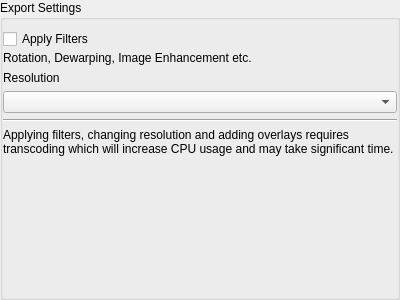
<?xml version="1.0" encoding="UTF-8"?>
<ui version="4.0">
 <class>ExportLayoutSettingsWidget</class>
 <widget class="QWidget" name="ExportLayoutSettingsWidget">
  <property name="geometry">
   <rect>
    <x>0</x>
    <y>0</y>
    <width>400</width>
    <height>300</height>
   </rect>
  </property>
  <layout class="QVBoxLayout" name="verticalLayout">
   <property name="leftMargin">
    <number>0</number>
   </property>
   <property name="topMargin">
    <number>0</number>
   </property>
   <property name="rightMargin">
    <number>0</number>
   </property>
   <property name="bottomMargin">
    <number>0</number>
   </property>
   <item>
    <widget class="QGroupBox" name="groupBox">
     <property name="title">
      <string>Export Settings</string>
     </property>
     <property name="flat">
      <bool>true</bool>
     </property>
     <layout class="QVBoxLayout" name="verticalLayout_4">
      <property name="leftMargin">
       <number>0</number>
      </property>
      <property name="rightMargin">
       <number>0</number>
      </property>
      <item>
       <layout class="QVBoxLayout" name="verticalLayout_3">
        <property name="spacing">
         <number>2</number>
        </property>
        <item>
         <widget class="QCheckBox" name="filtersCheckBox">
          <property name="text">
           <string>Apply Filters</string>
          </property>
         </widget>
        </item>
        <item>
         <widget class="QLabel" name="filtersLabel">
          <property name="sizePolicy">
           <sizepolicy hsizetype="Minimum" vsizetype="Fixed">
            <horstretch>0</horstretch>
            <verstretch>0</verstretch>
           </sizepolicy>
          </property>
          <property name="text">
           <string>Rotation, Dewarping, Image Enhancement etc.</string>
          </property>
         </widget>
        </item>
       </layout>
      </item>
      <item>
       <widget class="QLabel" name="resolutionLabel">
        <property name="sizePolicy">
         <sizepolicy hsizetype="Minimum" vsizetype="Fixed">
          <horstretch>0</horstretch>
          <verstretch>0</verstretch>
         </sizepolicy>
        </property>
        <property name="text">
         <string>Resolution</string>
        </property>
       </widget>
      </item>
      <item>
       <widget class="QComboBox" name="resolutionComboBox"/>
      </item>
      <item>
       <widget class="Line" name="line">
        <property name="orientation">
         <enum>Qt::Horizontal</enum>
        </property>
       </widget>
      </item>
      <item>
       <widget class="QLabel" name="warningLabel">
        <property name="text">
         <string>Applying filters, changing resolution and adding overlays requires transcoding which will increase CPU usage and may take significant time.</string>
        </property>
        <property name="wordWrap">
         <bool>true</bool>
        </property>
       </widget>
      </item>
      <item>
       <spacer name="verticalSpacer">
        <property name="orientation">
         <enum>Qt::Vertical</enum>
        </property>
        <property name="sizeHint" stdset="0">
         <size>
          <width>20</width>
          <height>138</height>
         </size>
        </property>
       </spacer>
      </item>
     </layout>
    </widget>
   </item>
  </layout>
 </widget>
 <resources/>
 <connections/>
</ui>
